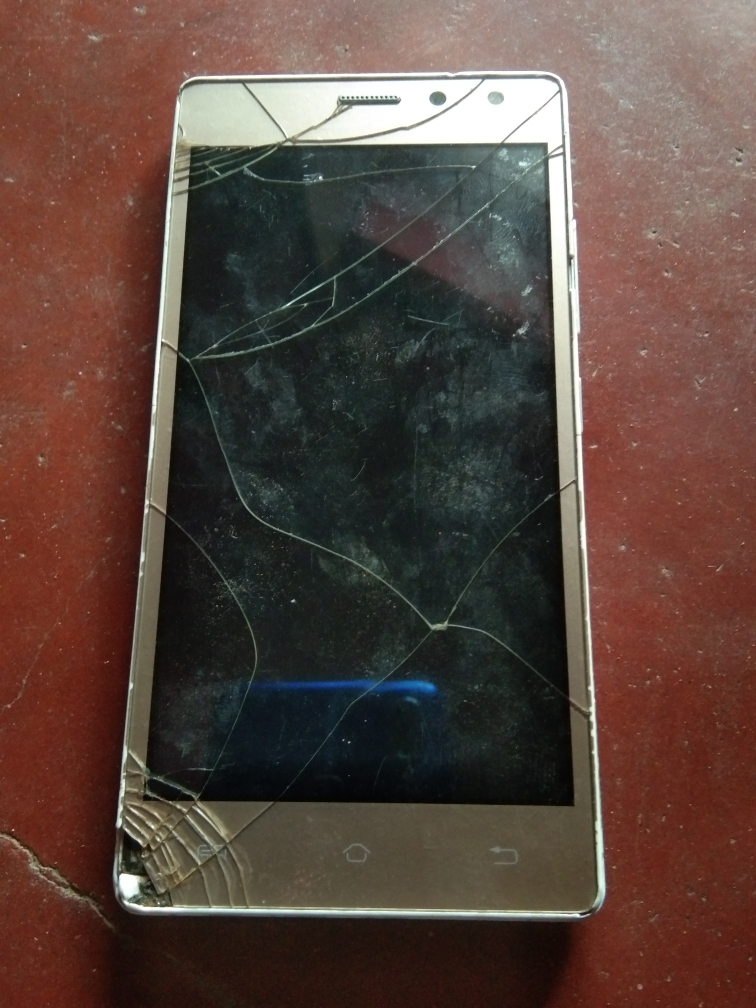
#> input picture PhoneCrackDetection/Mobile_image/Datacluster Labs Phone Dataset (11).jpg, 3024 x 4032 px (shown at 1/4 size)
$ python ModelTextRecognition.py 'Mobile_image/Datacluster Labs Phone Dataset (11).jpg'
#> lines starting #> are read from the running program, lines starting #| are printed output that depends on the picture; after the words box and inside, x2 and y2 are one past the last pixel; in counts of white or black regions, pixels touching at a corner belong together
# Import required packages
import cv2
import pytesseract
import sys

# Mention the installed location of Tesseract-OCR in your system
pytesseract.pytesseract.tesseract_cmd = 'C:\\Program Files\\Tesseract-OCR\\tesseract.exe'

# Read image from which text needs to be extracted
img_path = sys.argv[1]
img4 = cv2.imread(img_path)
#> img4 is the input picture: shape (4032, 3024, 3); mean B, G, R 61.6, 69.8, 89.9
#cv2.namedWindow("output", cv2.WINDOW_NORMAL)  # Create window with freedom of dimensions

imS = cv2.resize(img4, (375, 812))  # Resize image
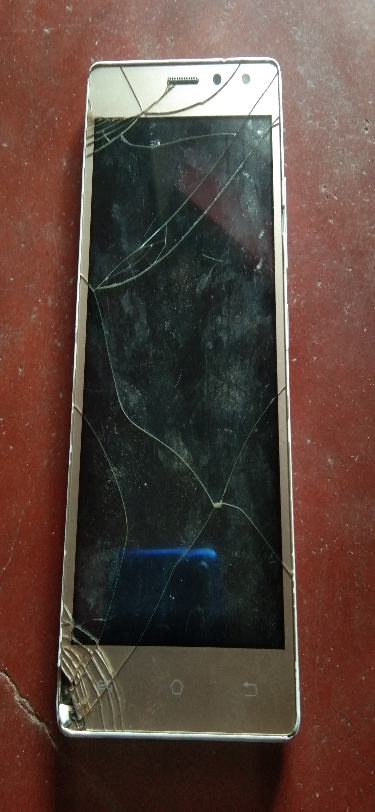
#> imS: shape (812, 375, 3); mean B, G, R 61.5, 69.7, 89.8
cv2.imshow("output", imS)  # Show image
cv2.waitKey(0)

img_not = cv2.bitwise_not(imS)
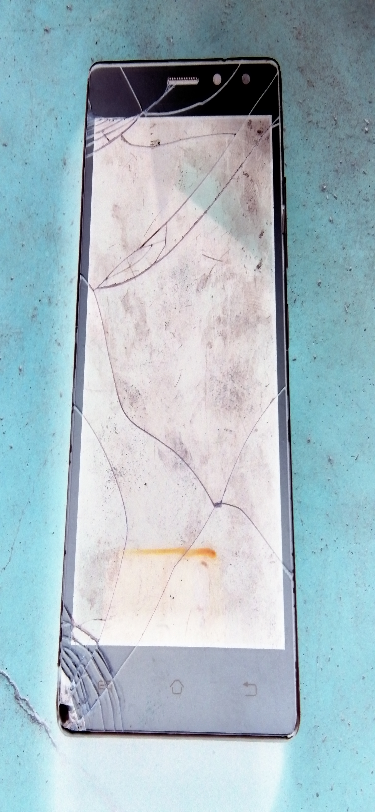
#> img_not: shape (812, 375, 3); mean B, G, R 193.5, 185.3, 165.2
cv2.imshow("Invert1",img_not)
cv2.waitKey(0)
# Preprocessing the image starts

# Convert the image to gray scale
gray = cv2.cvtColor(img_not, cv2.COLOR_BGR2GRAY)
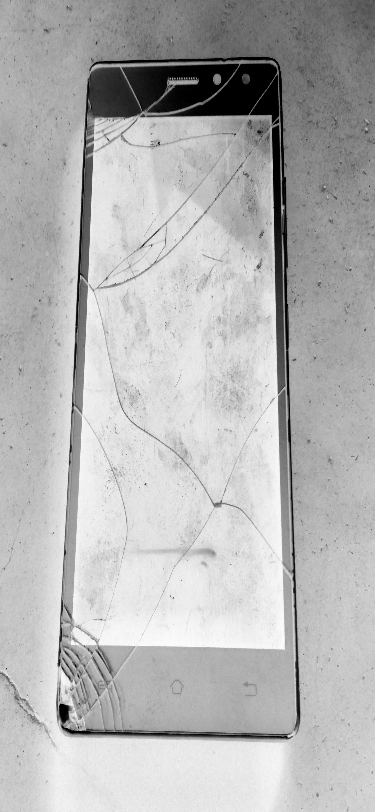
#> gray: shape (812, 375); min 0, max 253, mean 180.3
cv2.imshow("gray",gray)

# Performing OTSU threshold
ret, thresh1 = cv2.threshold(gray, 0, 255, cv2.THRESH_OTSU | cv2.THRESH_BINARY_INV)
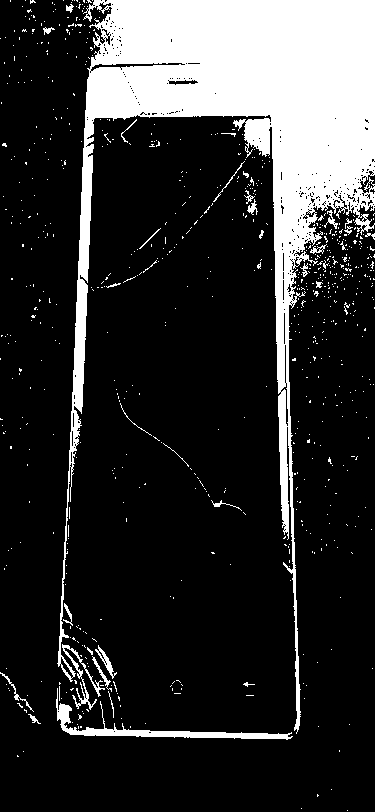
#> thresh1: shape (812, 375); 18.9% white; 740 white regions (706 under 20 px), largest, box (x1, y1, x2, y2) and area: (57, 0, 375, 734) 52215, (56, 688, 293, 740) 1699, (62, 644, 105, 710) 471
#> ret = 147

# Specify structure shape and kernel size.
# Kernel size increases or decreases the area
# of the rectangle to be detected.
# A smaller value like (10, 10) will detect
# each word instead of a sentence.
rect_kernel = cv2.getStructuringElement(cv2.MORPH_RECT, (80, 10))

# Applying dilation on the threshold image
dilation = cv2.dilate(thresh1, rect_kernel, iterations=2)
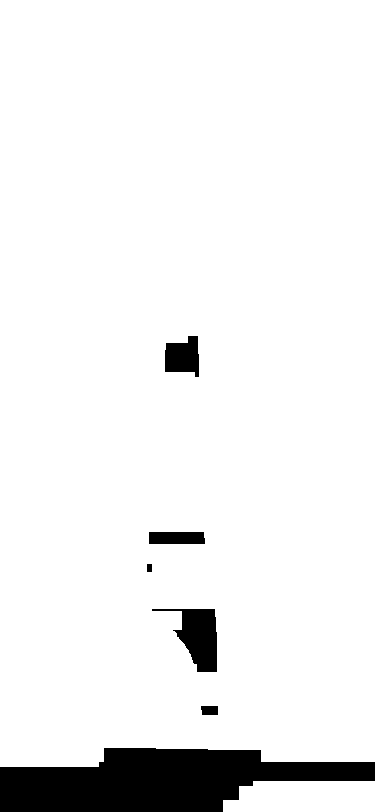
#> dilation: shape (812, 375); 93.5% white; 6 black regions

# Finding contours
contours, hierarchy = cv2.findContours(dilation, cv2.RETR_EXTERNAL,
                                       cv2.CHAIN_APPROX_NONE)
#> contours = 2 contours; box (x1, y1, x2, y2) and area: (0, 0, 375, 767) 283052, (223, 781, 375, 812) 4157

# Creating a copy of image
im2 = img_not.copy()

# A text file is created and flushed
file = open("recognized.txt", "w+")
file.write("")
file.close()

# Looping through the identified contours
# Then rectangular part is cropped and passed on
# to pytesseract for extracting text from it
# Extracted text is then written into the text file
for cnt in contours:
    x, y, w, h = cv2.boundingRect(cnt)

    # Drawing a rectangle on copied image
    rect = cv2.rectangle(im2, (x, y), (x + w, y + h), (0, 255, 0), 2)

    # Cropping the text block for giving input to OCR
    cropped = im2[y:y + h, x:x + w]

    # Open the file in append mode
    file = open("recognized.txt", "a")

    # Apply OCR on the cropped image
#> (the run stopped early here; a loop or call above may not have finished)

$ run again, on PhoneCrackDetection/Mobile_image/Datacluster Labs Phone Dataset (15).jpg
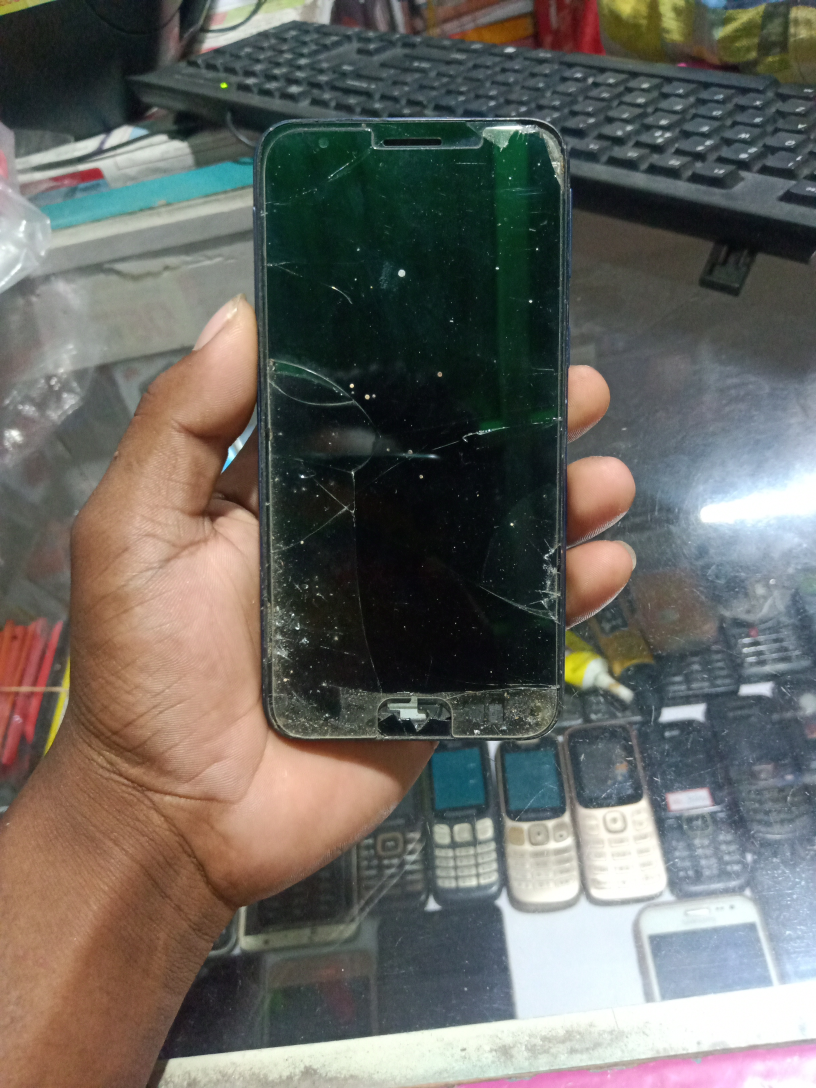
#> input picture PhoneCrackDetection/Mobile_image/Datacluster Labs Phone Dataset (15).jpg, 2448 x 3264 px (shown at 1/3 size)
#> img4 is the input picture: shape (3264, 2448, 3); mean B, G, R 97.5, 103.2, 105
#> `ret, thresh1 = cv2.threshold(gray, 0, 255, cv2.THRESH_OTSU | cv2.THRES..`:
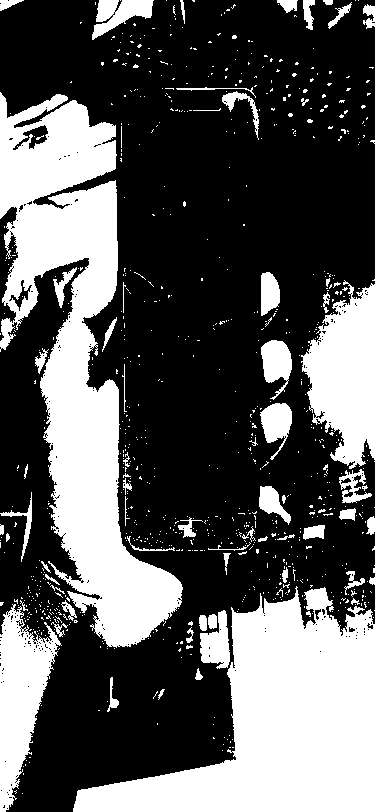
#> thresh1: shape (812, 375); 34.6% white; 853 white regions (787 under 20 px), largest, box (x1, y1, x2, y2) and area: (0, 92, 183, 648) 41248, (73, 586, 375, 812) 34699, (301, 280, 375, 469) 9014
#> ret = 134
#> `dilation = cv2.dilate(thresh1, rect_kernel, iterations=2)`:
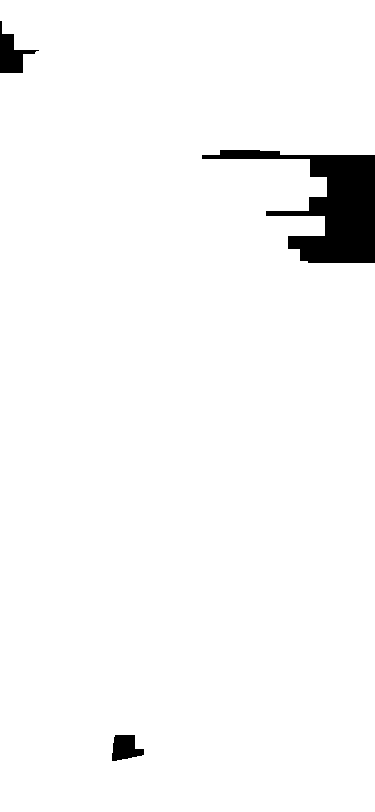
#> dilation: shape (812, 375); 97% white; 3 black regions
#> contours = 1 contour; box (x1, y1, x2, y2) and area: (0, 0, 375, 812) 294441

$ run again, on PhoneCrackDetection/Mobile_image/Datacluster Labs Phone Dataset (16).jpg
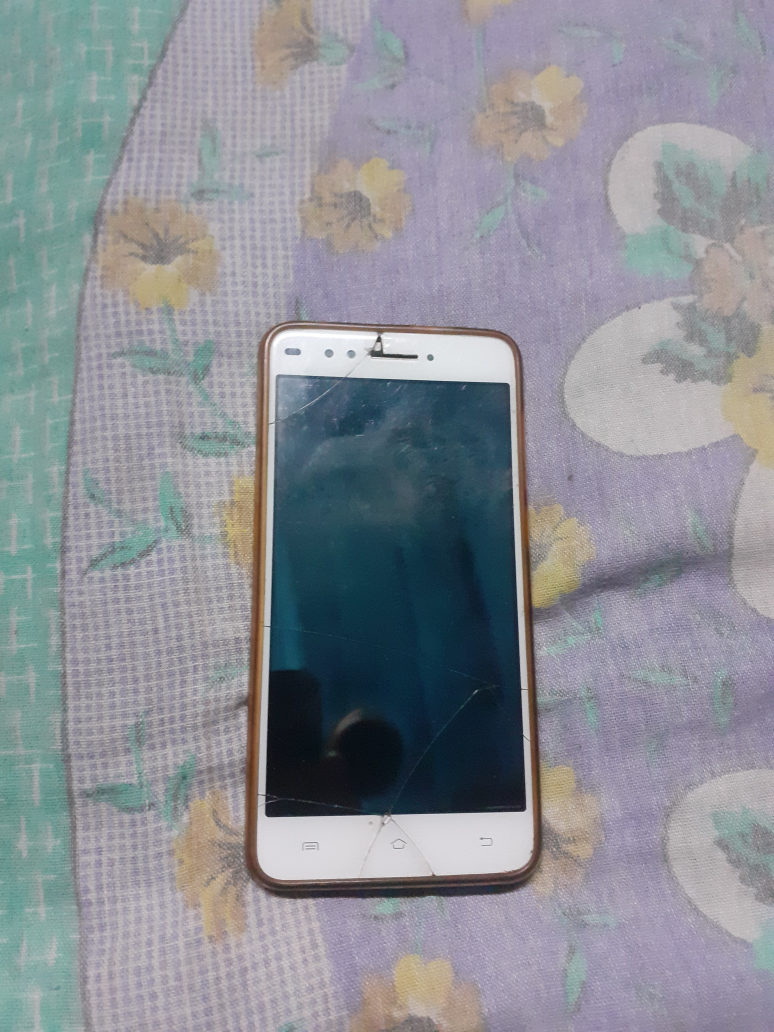
#> input picture PhoneCrackDetection/Mobile_image/Datacluster Labs Phone Dataset (16).jpg, 3096 x 4128 px (shown at 1/4 size)
#> img4 is the input picture: shape (4128, 3096, 3); mean B, G, R 149.7, 142.6, 139.4
#> `gray = cv2.cvtColor(img_not, cv2.COLOR_BGR2GRAY)`:
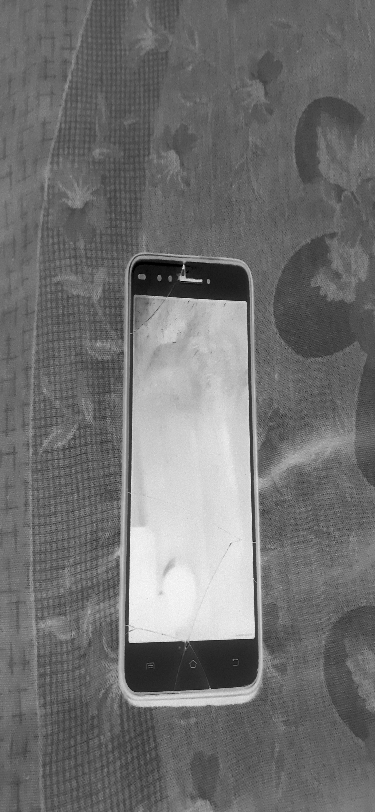
#> gray: shape (812, 375); min 0, max 253, mean 112.7
#> `ret, thresh1 = cv2.threshold(gray, 0, 255, cv2.THRESH_OTSU | cv2.THRES..`:
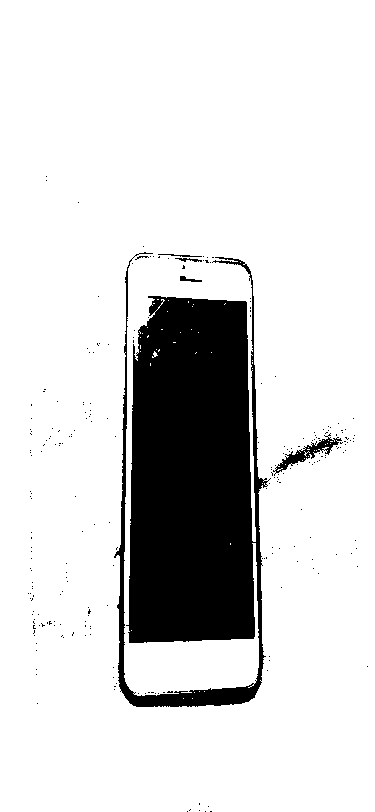
#> thresh1: shape (812, 375); 84.7% white; 247 black regions (241 under 20 px)
#> ret = 150
#> dilation: shape (812, 375); every value is 255
#> contours = 1 contour; box (x1, y1, x2, y2) and area: (0, 0, 375, 812) 303314
